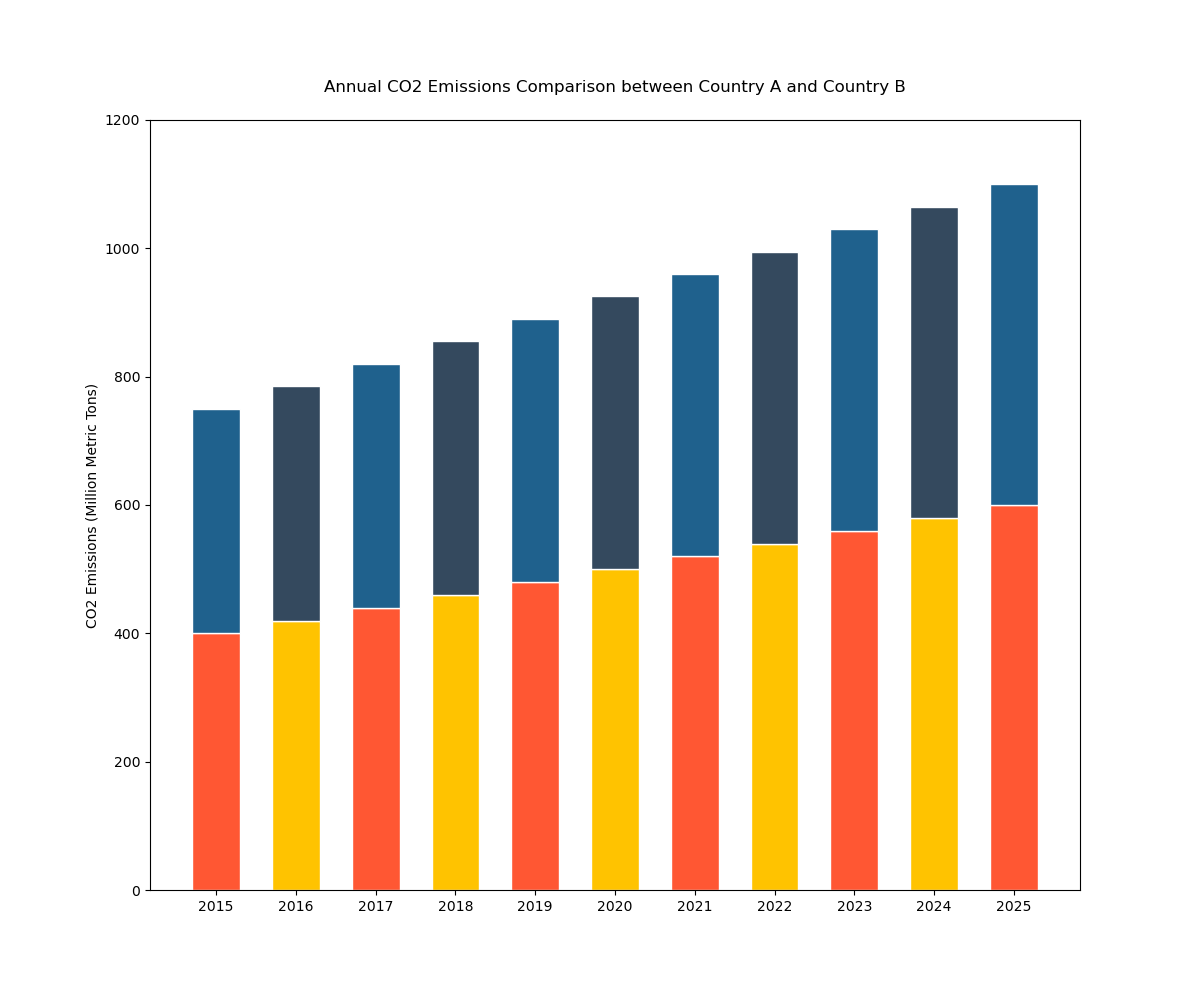

Source code (Python):

import matplotlib.pyplot as plt

# Data
years = ['2015', '2016', '2017', '2018', '2019', '2020', '2021', '2022', '2023', '2024', '2025']
country_a_co2 = [400, 420, 440, 460, 480, 500, 520, 540, 560, 580, 600]
country_b_co2 = [350, 365, 380, 395, 410, 425, 440, 455, 470, 485, 500]

# Colors
colors_a = ['#FF5733', '#FFC300', '#FF5733', '#FFC300', '#FF5733', '#FFC300', '#FF5733', '#FFC300', '#FF5733', '#FFC300', '#FF5733']
colors_b = ['#1F618D', '#34495E', '#1F618D', '#34495E', '#1F618D', '#34495E', '#1F618D', '#34495E', '#1F618D', '#34495E', '#1F618D']

# Plot
fig, ax = plt.subplots(figsize=(12, 10))  # Change width and height of the chart

bar_width = 0.6  # Change band width for bars

# Creating a vertical stacked bar chart
bars_a = plt.bar(years, country_a_co2, color=colors_a, edgecolor='white', width=bar_width)
bars_b = plt.bar(years, country_b_co2, bottom=country_a_co2, color=colors_b, edgecolor='white', width=bar_width)

# Adding labels and title
plt.ylabel('CO2 Emissions (Million Metric Tons)')
plt.title('Annual CO2 Emissions Comparison between Country A and Country B', pad=20)

# Customizing the axes
plt.ylim(0, 1200)  # Adjust the y-axis limit to accommodate the stack

# Display the plot
plt.show()
